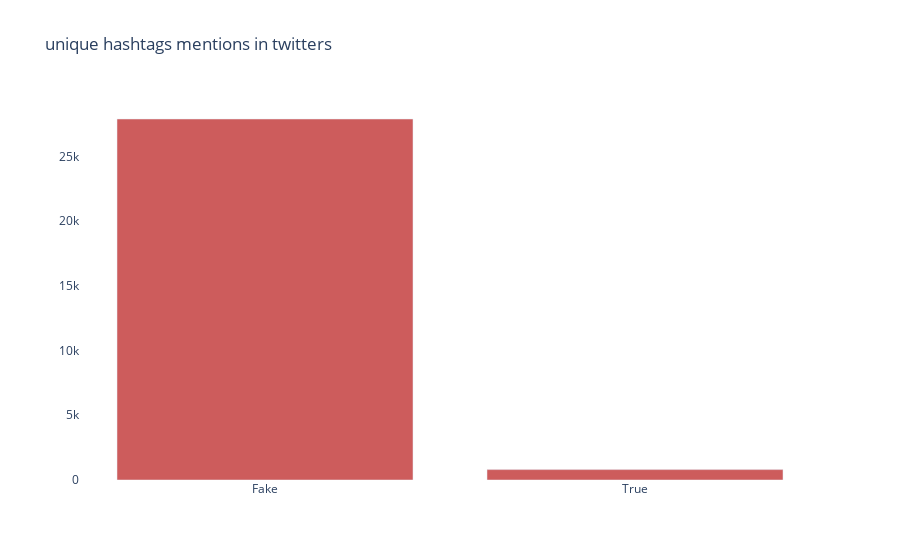

Notebook source saved alongside this figure:
### Code cell
twitter_users_fake_count = count_twitter_user(fake)
twitter_users_true_count = count_twitter_user(true)

fig = go.Figure()

fig.add_trace(go.Bar(x=['Fake' , 'True'],
                    y = [twitter_users_fake_count , twitter_users_true_count],
                    name='Twitter user name Pattern',
                    marker_color = 'indianred'))
fig.update_layout({
    'plot_bgcolor': 'rgba(0,0,0,0)',
    'paper_bgcolor': 'rgba(0,0,0,0)',
    'title': 'unique hashtags mentions in twitters'
})

### Figure 1 — Plotly figure (JSON) as saved in the notebook; plotly's stock layout.template omitted (floating-point values rounded to 4 significant figures)
{"data": [{"marker": {"color": "indianred"}, "name": "Twitter user name Pattern", "type": "bar", "x": ["Fake", "True"], "y": [27886, 803]}], "layout": {"paper_bgcolor": "rgba(0,0,0,0)", "plot_bgcolor": "rgba(0,0,0,0)", "title": {"text": "unique hashtags mentions in twitters"}}}
